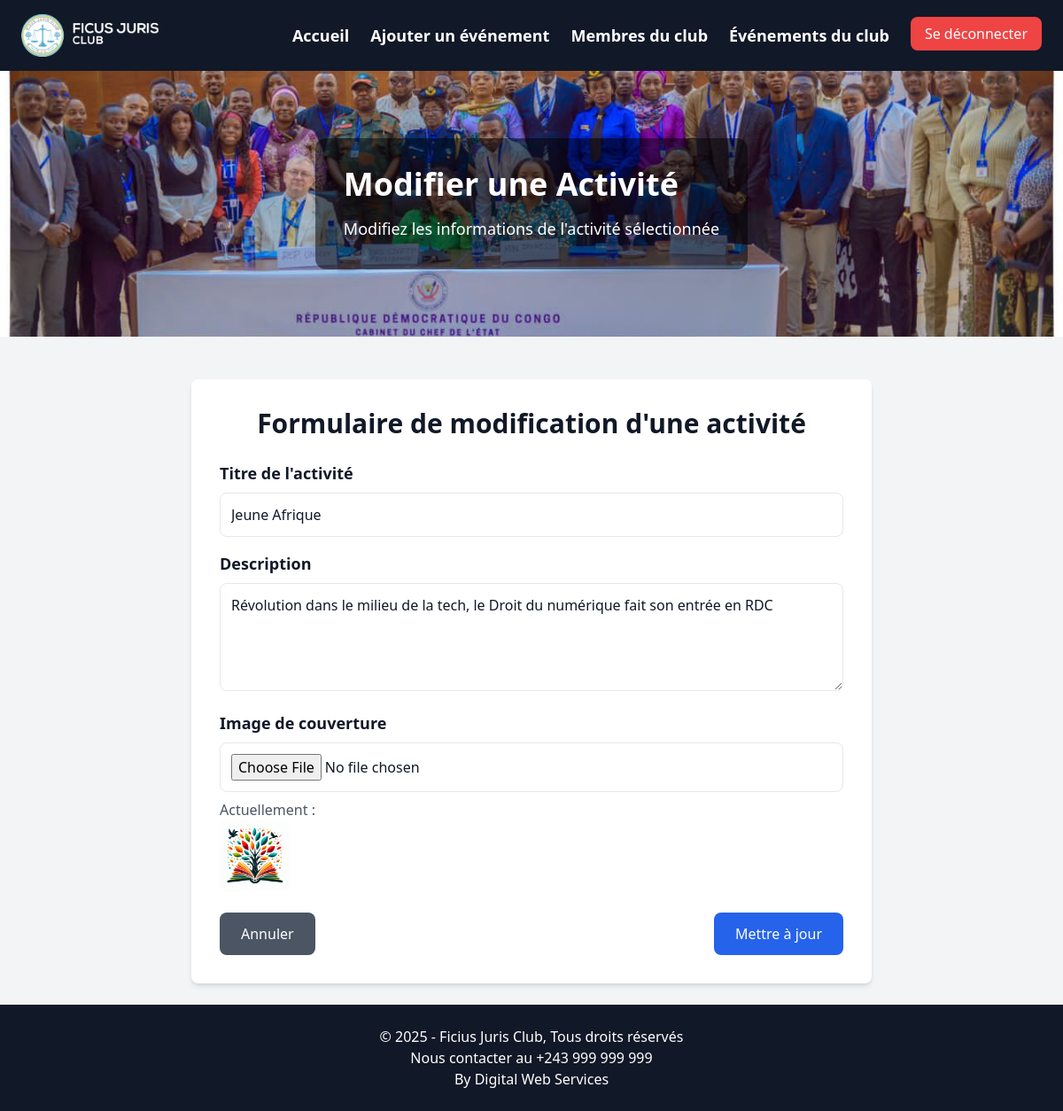
The app's page /ficius/admin/modifier.php?id=2 (signed in) with its own data.
### tables this page shows
CREATE TABLE IF NOT EXISTS `activites` (
  `id` int NOT NULL AUTO_INCREMENT,
  `titre` varchar(255) NOT NULL,
  `description` text NOT NULL,
  `image` varchar(255) NOT NULL,
  PRIMARY KEY (`id`),
  UNIQUE KEY `titre` (`titre`)
);

### ficius/admin/modifier.php (the view, shortened to what this page needs)
<?php
$pdo = pdo();
if (isset($_GET['id'])) {
    $id = $_GET['id'];
    $sql = "SELECT * FROM activites WHERE id = :id";
    $stmt = $pdo->prepare($sql);
    $stmt->execute([':id' => $id]);
    $activite = $stmt->fetch();
} else {
    echo "<p>Aucune activité sélectionnée.</p>";
    exit;
}
?>
<!DOCTYPE html>
<html lang="fr">
<head>
    <script src="https://cdn.tailwindcss.com"></script>
</head>
<body class="bg-gray-100 text-gray-900">
    <nav class="bg-gray-900 text-white shadow-md py-4 px-6 flex justify-between items-center">
        <img src="images/Logo.png" alt="Ficius Juris Club" class="h-12">
        <ul id="navbar" class="hidden md:flex space-x-6">
            <li><a href="home.php" class="text-lg font-semibold hover:text-blue-600">Accueil</a></li>
            <li><a href="publier.php" class="text-lg font-semibold hover:text-blue-600">Ajouter un événement</a></li>
            <li><a href="membres.php" class="text-lg font-semibold hover:text-blue-600">Membres du club</a></li>
            <li><a href="events.php" class="text-lg font-semibold hover:text-blue-600">Événements du club</a></li>
            <li><a href="?logout=true" class="bg-red-500 text-white px-4 py-2 rounded-lg hover:bg-red-700">Se déconnecter</a></li>
        </ul>
    </nav>
    <header class="relative h-[300px] flex items-center justify-center bg-cover bg-center text-white" style="background-image: url('images/img01.jfif');">
        <div class="bg-black bg-opacity-50 p-8 rounded-xl">
            <h1 class="text-4xl font-bold">Modifier une Activité</h1>
            <p class="text-lg mt-4">Modifiez les informations de l'activité sélectionnée</p>
        </div>
    </header>
    <section class="container mx-auto p-6 mt-6">
        <div class="max-w-3xl mx-auto bg-white p-8 rounded-lg shadow-md">
            <h2 class="text-3xl font-bold text-center mb-6">Formulaire de modification d'une activité</h2>
            <form method="POST" enctype="multipart/form-data">
                <div class="mb-4">
                    <label for="titre" class="block text-lg font-semibold">Titre de l'activité</label>
                    <input type="text" name="titre" id="titre" class="w-full p-3 border rounded-lg mt-2" value="<?php echo htmlspecialchars($activite['titre']); ?>" placeholder="Titre de l'activité">
                </div>
                <div class="mb-4">
                    <label for="description" class="block text-lg font-semibold">Description</label>
                    <textarea name="description" id="description" class="w-full p-3 border rounded-lg mt-2" rows="4" placeholder="Description de l'activité"><?php echo htmlspecialchars($activite['description']); ?></textarea>
                </div>
                <div class="mb-4">
                    <label for="image" class="block text-lg font-semibold">Image de couverture</label>
                    <input type="file" name="image" id="image" class="w-full p-3 border rounded-lg mt-2">
                    <p class="text-gray-600 mt-2">Actuellement : <img src="<?php echo htmlspecialchars($activite['image']); ?>" alt="Image actuelle" class="w-20 h-20 object-cover rounded-lg"></p>
                </div>
                <div class="flex justify-between mt-6">
                    <a href="events.php" class="inline-block bg-gray-600 text-white px-6 py-3 rounded-lg hover:bg-gray-700">Annuler</a>
                    <button type="submit" class="inline-block bg-blue-600 text-white px-6 py-3 rounded-lg hover:bg-blue-700">Mettre à jour</button>
                </div>
            </form>
        </div>
    </section>
    <footer class="bg-gray-900 text-white text-center py-6">
        <p>&copy; 2025 - Ficius Juris Club, Tous droits réservés</p>
        <p>Nous contacter au +243 999 999 999</p>
        <p>By Digital Web Services</p>
    </footer>
</body>
</html>

### records on screen
activites: titre "Jeune Afrique", description "Révolution dans le milieu de la tech, le Droit du numérique fait son entrée en RDC", image (picture)
